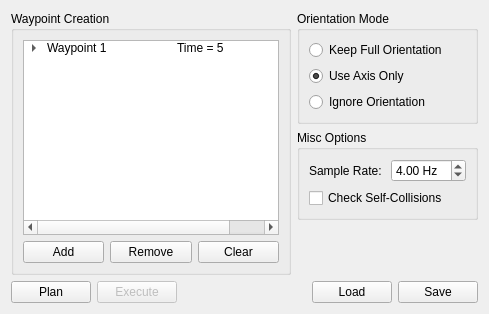
     <widget class="QWidget" name="cartesian_trajectory">
      <attribute name="title">
       <string>Cartesian Trajectory</string>
      </attribute>
      <layout class="QGridLayout" name="gridLayout_20" columnstretch="1,0">
       <item row="0" column="0" rowspan="3">
        <widget class="QGroupBox" name="waypoint_creation_group">
         <property name="title">
          <string>Waypoint Creation</string>
         </property>
         <layout class="QGridLayout" name="gridLayout_18">
          <item row="0" column="0" colspan="3">
           <widget class="QTreeWidget" name="waypoints_treewidget">
            <property name="rootIsDecorated">
             <bool>true</bool>
            </property>
            <attribute name="headerVisible">
             <bool>false</bool>
            </attribute>
            <attribute name="headerDefaultSectionSize">
             <number>150</number>
            </attribute>
            <attribute name="headerMinimumSectionSize">
             <number>150</number>
            </attribute>
            <column>
             <property name="text">
              <string>Name</string>
             </property>
            </column>
            <column>
             <property name="text">
              <string>Content</string>
             </property>
            </column>
            <item>
             <property name="text">
              <string>Waypoint 1</string>
             </property>
             <property name="text">
              <string>Time = 5</string>
             </property>
             <item>
              <property name="text">
               <string>Position</string>
              </property>
              <property name="text">
               <string>[0; 0; 0]</string>
              </property>
              <item>
               <property name="text">
                <string>X</string>
               </property>
               <property name="text">
                <string>0</string>
               </property>
              </item>
              <item>
               <property name="text">
                <string>Y</string>
               </property>
               <property name="text">
                <string>0</string>
               </property>
              </item>
              <item>
               <property name="text">
                <string>Z</string>
               </property>
               <property name="text">
                <string>0</string>
               </property>
              </item>
             </item>
             <item>
              <property name="text">
               <string>Orientation</string>
              </property>
              <property name="text">
               <string>[1; 1; 0; 0]</string>
              </property>
              <item>
               <property name="text">
                <string>W</string>
               </property>
               <property name="text">
                <string>1</string>
               </property>
              </item>
              <item>
               <property name="text">
                <string>X</string>
               </property>
               <property name="text">
                <string>1</string>
               </property>
              </item>
              <item>
               <property name="text">
                <string>Y</string>
               </property>
               <property name="text">
                <string>0</string>
               </property>
              </item>
              <item>
               <property name="text">
                <string>Z</string>
               </property>
               <property name="text">
                <string>0</string>
               </property>
              </item>
             </item>
             <item>
              <property name="text">
               <string>Time</string>
              </property>
              <property name="text">
               <string>5</string>
              </property>
             </item>
            </item>
           </widget>
          </item>
          <item row="1" column="0">
           <widget class="QPushButton" name="add_waypoint_button">
            <property name="text">
             <string>Add</string>
            </property>
           </widget>
          </item>
          <item row="1" column="1">
           <widget class="QPushButton" name="remove_waypoint_button">
            <property name="text">
             <string>Remove</string>
            </property>
           </widget>
          </item>
          <item row="1" column="2">
           <widget class="QPushButton" name="clear_waypoints_button">
            <property name="text">
             <string>Clear</string>
            </property>
           </widget>
          </item>
         </layout>
        </widget>
       </item>
       <item row="0" column="1">
        <widget class="QGroupBox" name="orientation_move_group">
         <property name="title">
          <string>Orientation Mode</string>
         </property>
         <layout class="QVBoxLayout" name="verticalLayout_13">
          <item>
           <widget class="QRadioButton" name="keep_full_orientation_button">
            <property name="text">
             <string>Keep Full Orientation</string>
            </property>
           </widget>
          </item>
          <item>
           <widget class="QRadioButton" name="use_axis_only_button">
            <property name="text">
             <string>Use Axis Only</string>
            </property>
            <property name="checked">
             <bool>true</bool>
            </property>
           </widget>
          </item>
          <item>
           <widget class="QRadioButton" name="ignore_orientation_button">
            <property name="text">
             <string>Ignore Orientation</string>
            </property>
           </widget>
          </item>
         </layout>
        </widget>
       </item>
       <item row="1" column="1">
        <widget class="QGroupBox" name="misc_options_group">
         <property name="title">
          <string>Misc Options</string>
         </property>
         <layout class="QGridLayout" name="gridLayout_19">
          <item row="0" column="0">
           <widget class="QLabel" name="sample_rate_label">
            <property name="text">
             <string>Sample Rate: </string>
            </property>
           </widget>
          </item>
          <item row="0" column="1">
           <widget class="QDoubleSpinBox" name="sample_rate_spin">
            <property name="suffix">
             <string> Hz</string>
            </property>
            <property name="minimum">
             <double>0.100000000000000</double>
            </property>
            <property name="maximum">
             <double>20.000000000000000</double>
            </property>
            <property name="singleStep">
             <double>0.100000000000000</double>
            </property>
            <property name="value">
             <double>4.000000000000000</double>
            </property>
           </widget>
          </item>
          <item row="1" column="0" colspan="2">
           <widget class="QCheckBox" name="check_self_collisions_checkbox">
            <property name="text">
             <string>Check Self-Collisions</string>
            </property>
           </widget>
          </item>
         </layout>
        </widget>
       </item>
       <item row="2" column="1">
        <spacer name="verticalSpacer_10">
         <property name="orientation">
          <enum>Qt::Vertical</enum>
         </property>
         <property name="sizeHint" stdset="0">
          <size>
           <width>20</width>
           <height>55</height>
          </size>
         </property>
        </spacer>
       </item>
       <item row="3" column="0" colspan="2">
        <layout class="QHBoxLayout" name="horizontalLayout_12" stretch="0,0,1,0,0">
         <item>
          <widget class="QPushButton" name="plan_cartesian_trajectory_button">
           <property name="text">
            <string>Plan</string>
           </property>
          </widget>
         </item>
         <item>
          <widget class="QPushButton" name="execute_cartesian_trajectory_button">
           <property name="enabled">
            <bool>false</bool>
           </property>
           <property name="text">
            <string>Execute</string>
           </property>
          </widget>
         </item>
         <item>
          <widget class="QLabel" name="cartesian_trajectory_status_label">
           <property name="text">
            <string/>
           </property>
          </widget>
         </item>
         <item>
          <widget class="QPushButton" name="load_cartesian_trajectory_button">
           <property name="text">
            <string>Load</string>
           </property>
          </widget>
         </item>
         <item>
          <widget class="QPushButton" name="save_cartesian_trajectory_button">
           <property name="text">
            <string>Save</string>
           </property>
          </widget>
         </item>
        </layout>
       </item>
      </layout>
     </widget>
